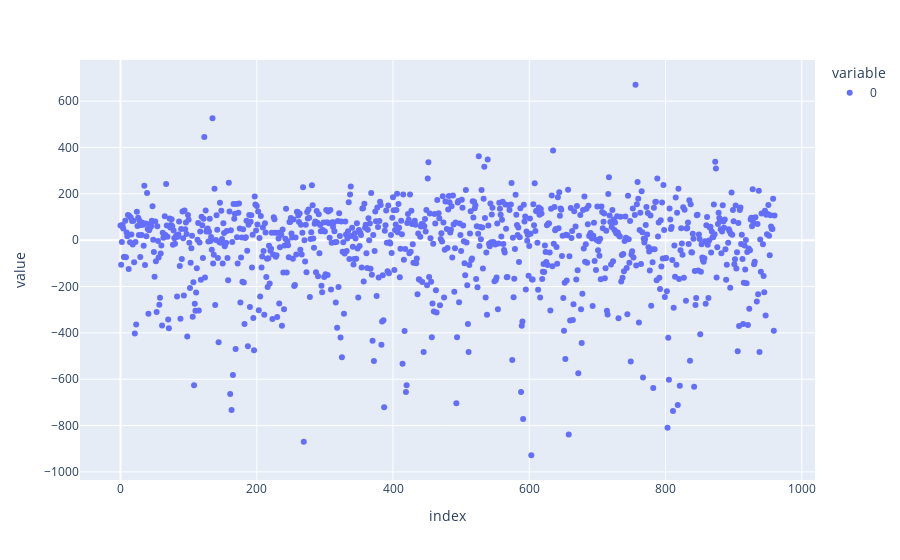

Notebook source saved alongside this figure:
### Code cell
data = ((df_pred_resp["predicted"] - df_pred_resp["price"])/df_pred_resp["price"])*100
#data = df_pred_resp["predicted"] - df_pred_resp["price"]
#sns.scatterplot(data=data)
import plotly.express as px
px.scatter(data)

### Figure 1 — Plotly figure (JSON) as saved in the notebook; plotly's stock layout.template omitted (floating-point values rounded to 4 significant figures; data arrays with more than 128 entries replaced by an {"elided": "..."} marker saying what was removed)
{"data": [{"hovertemplate": "variable=0<br>index=%{x}<br>value=%{y}<extra></extra>", "legendgroup": "0", "marker": {"color": "#636efa", "symbol": "circle"}, "mode": "markers", "name": "0", "orientation": "v", "showlegend": true, "type": "scatter", "x": {"elided": "948 int values"}, "xaxis": "x", "y": {"elided": "948 float values"}, "yaxis": "y"}], "layout": {"legend": {"title": {"text": "variable"}, "tracegroupgap": 0}, "margin": {"t": 60}, "xaxis": {"anchor": "y", "domain": [0, 1], "title": {"text": "index"}}, "yaxis": {"anchor": "x", "domain": [0, 1], "title": {"text": "value"}}}}
